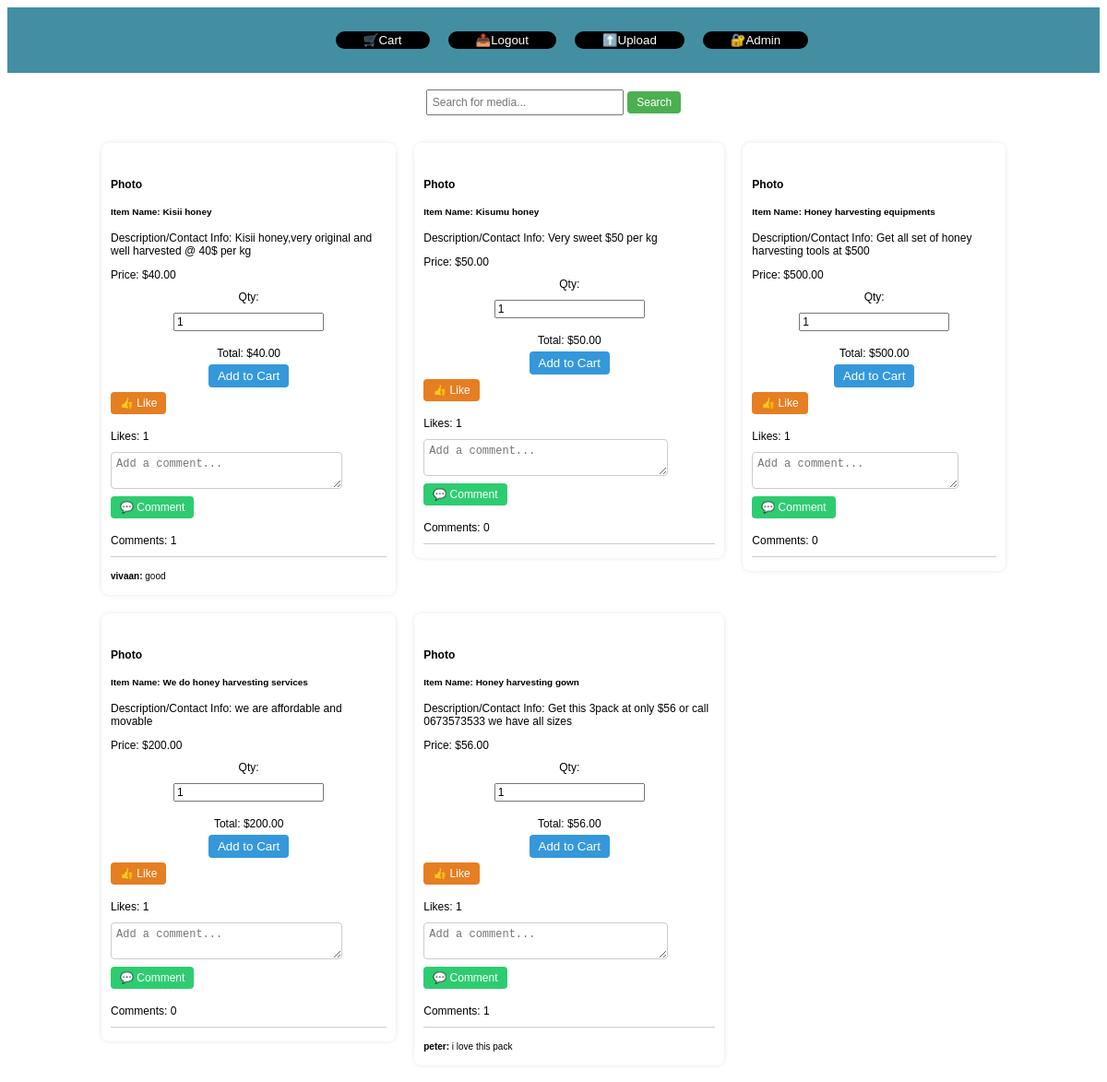
The page /gallery.php (signed in) on the database its author committed.
### tables this page shows
CREATE TABLE `media` (
  `media_id` int(11) NOT NULL,
  `user_id` int(11) DEFAULT NULL,
  `item_name` varchar(255) DEFAULT NULL,
  `media_type` enum('instrumental','photo','video') NOT NULL,
  `file_path` varchar(255) NOT NULL,
  `contact_info` text DEFAULT NULL,
  `created_at` timestamp NOT NULL DEFAULT current_timestamp(),
  `file_extension` varchar(255) NOT NULL,
  `price` decimal(10,2) NOT NULL DEFAULT 0.00
);

CREATE TABLE `comments` (
  `id` int(11) NOT NULL,
  `user_id` int(11) NOT NULL,
  `media_id` int(11) NOT NULL,
  `comment` text NOT NULL,
  `created_at` timestamp NOT NULL DEFAULT current_timestamp()
);

CREATE TABLE `users` (
  `id` int(11) NOT NULL,
  `username` varchar(255) NOT NULL,
  `email` varchar(255) NOT NULL,
  `password` varchar(255) NOT NULL,
  `date` timestamp NOT NULL DEFAULT current_timestamp() ON UPDATE current_timestamp(),
  `reset_token` varchar(255) NOT NULL,
  `role` varchar(255) NOT NULL DEFAULT 'user'
);

### gallery.php (the view, shortened to what this page needs)
<?php
$conn = new mysqli("localhost", "root", "", "beesbiz");
$search_query = "";
if (isset($_GET['search'])) {
    $search_query = $conn->real_escape_string($_GET['search']);
    $result = $conn->query("SELECT * FROM media WHERE media_type LIKE '%$search_query%' OR item_name LIKE '%$search_query%' OR price LIKE '%$search_query%'");
} else {
    $result = $conn->query("SELECT * FROM media");
}
$comments = [];
$likes = [];
$media_ids = [];
if ($result->num_rows > 0) {
    while ($row = $result->fetch_assoc()) {
        $media_ids[] = $row['media_id'];
    }
}
if (!empty($media_ids)) {
    $media_ids_str = implode(",", $media_ids);
    $comment_result = $conn->query("
        SELECT c.*, u.username
        FROM comments c
        JOIN users u ON c.user_id = u.id
        WHERE c.media_id IN ($media_ids_str)
    ");
    if ($comment_result->num_rows > 0) {
        while ($row = $comment_result->fetch_assoc()) {
            $comments[$row['media_id']][] = $row;
        }
    }
    $like_result = $conn->query("SELECT media_id, COUNT(*) as like_count FROM likes WHERE media_id IN ($media_ids_str) GROUP BY media_id");
    if ($like_result->num_rows > 0) {
        while ($row = $like_result->fetch_assoc()) {
            $likes[$row['media_id']] = $row['like_count'];
        }
    }
}
?>
<!DOCTYPE html>
<html lang="en">
<head>
</head>
<body>
<div class="menuicons4">
<ul>
    <li><a href="cart.php" class="cart">🛒Cart</a></li>
    <li><a href="logout.php" class="logout">📤Logout</a></li>
    <li><a href="upload_media.php" class="upload">⬆️Upload</a></li>
    <li><a href="admin_login.php" class="admin">🔐Admin</a></li>
 </ul>
</div>
<br>
<div class="search-form">
    <form method="GET" action="gallery.php">
        <input type="text" name="search" placeholder="Search for media..." value="<?php echo htmlspecialchars($search_query); ?>">
        <input type="submit" value="Search">
    </form>
</div>
<div class="container">
    <?php if ($result->num_rows > 0): ?>
        <table>
            <tr>
                <?php
                $counter = 0;
                $result->data_seek(0);
                while ($row = $result->fetch_assoc()):
                    if ($counter % 3 == 0 && $counter != 0) {
                        echo '</tr><tr>';
                    }
                    $counter++;
                ?>
                <td>
                    <div class="item">
                        <h6><?php echo ucfirst($row['media_type']); ?></h6>
                        <h5>Item Name: <?php echo htmlspecialchars($row['item_name']); ?></h5>
                        <p>Description/Contact Info: <?php echo htmlspecialchars($row['contact_info']); ?></p>
                        <p>Price: $<span id="price_<?php echo $row['media_id']; ?>"><?php echo htmlspecialchars($row['price']); ?></span></p>
                        <form class="cart-form" data-media-id="<?php echo $row['media_id']; ?>">
                            <label for="quantity_<?php echo $row['media_id']; ?>">Qty:</label>
                            <input type="number" id="quantity_<?php echo $row['media_id']; ?>" name="quantity" value="1" min="1">
                            <p>Total: $<span id="total_<?php echo $row['media_id']; ?>"><?php echo htmlspecialchars($row['price']); ?></span></p>
                            <input type="submit" value="Add to Cart">
                        </form>
                        <div>
                            <form action="like.php" method="post">
                                <input type="submit" class="like-btn" value="&#x1F44D; Like">
                            </form>
                            <p>Likes: <?php echo isset($likes[$row['media_id']]) ? htmlspecialchars($likes[$row['media_id']]) : 0; ?></p>
                        </div>
                        <div>
                            <form action="comment.php" method="post" class="comment-form">
                                <textarea name="comment" rows="2" placeholder="Add a comment..."></textarea>
                                <input type="submit" class="comment-btn" value="&#x1F4AC; Comment">
                            </form>
                            <p>Comments: <?php echo isset($comments[$row['media_id']]) ? count($comments[$row['media_id']]) : 0; ?></p>
                        </div>
                        <div class="scrollable-comments">
                            <?php if (isset($comments[$row['media_id']])): ?>
                                <?php foreach ($comments[$row['media_id']] as $comment): ?>
                                    <p><strong><?php echo htmlspecialchars($comment['username']); ?>:</strong> <?php echo htmlspecialchars($comment['comment']); ?></p>
                                <?php endforeach; ?>
                            <?php endif; ?>
                        </div>
                    </div>
                </td>
                <?php endwhile; ?>
            </tr>
        </table>
    <?php else: ?>
        <p>No media items found.</p>
    <?php endif; ?>
</div>
</body>
</html>

### gallery.php (style rules this page uses)
body { font-family: Verdana, sans-serif; }
.container { max-width: 1000px; margin: 0 auto; }
table { width: 100%; border-collapse: collapse; }
td { padding: 10px; vertical-align: top; }
.item { background-color: #fff; border-radius: 8px; box-shadow: 0 0 5px rgba(0, 0, 0, 0.1); padding: 10px; text-align: left; font-size: 12px; }
.item h6, .item p { font-size: 12px; margin-bottom: 5px; }
.search-form { margin-bottom: 20px; text-align: center; }
.search-form input[type="text"] { padding: 5px; font-size: 12px; width: 200px; }
.search-form input[type="submit"] { padding: 5px 10px; font-size: 12px; background-color: #4caf50; color: white; border: none; border-radius: 4px; cursor: pointer; }
.scrollable-comments { max-height: 100px; overflow-y: auto; margin-top: 10px; border-top: 1px solid #ccc; padding-top: 5px; text-align: left; }
.scrollable-comments p { font-size: 10px; margin-bottom: 5px; word-break: break-all; }
.scrollable-comments p strong { font-weight: bold; }
.cart-form { display: flex; flex-direction: column; align-items: center; }
.cart-form label, .cart-form input[type="number"] { margin: 5px 0; font-size: 12px; }
.cart-form input[type="submit"] { padding: 5px 10px; background-color: #3498db; color: white; border: none; border-radius: 4px; cursor: pointer; }
.like-btn, .comment-btn { padding: 5px 10px; font-size: 12px; color: white; border: none; border-radius: 4px; cursor: pointer; margin: 5px 0; }
.like-btn { background-color: #e67e22; }
.comment-btn { background-color: #9b59b6; }
.comment-form textarea { width: 80%; font-size: 12px; padding: 5px; margin-top: 5px; border: 1px solid #ccc; border-radius: 4px; }
.comment-form input[type="submit"] { padding: 5px 10px; background-color: #2ecc71; color: white; border: none; border-radius: 4px; cursor: pointer; margin-top: 5px; }
.menuicons4 { background-color:rgb(67, 143, 161); text-align: center; }
.menuicons4 ul { list-style: none; display: inline-flex; }
.menuicons4 ul li { background-color: black; color: white; margin: 10px; padding-top: 2px; padding-bottom: 2px; padding-right: 30px; padding-left: 30px; border-radius: 10px; font-size:smaller; }
.menuicons4 ul li a { text-decoration: none; color: white; }

### rows shown on the page
media: media_type "Photo", item_name "Kisii honey", contact_info "Kisii honey,very original and well harvested @ 40$ per kg", price "40.00", media_id "1"
comments: user.username "vivaan", comment "good"
media: media_type "Photo", item_name "Kisumu honey", contact_info "Very sweet $50 per kg", price "50.00", media_id "1"
media: media_type "Photo", item_name "Honey harvesting equipments", contact_info "Get all set of honey harvesting tools at $500", price "500.00", media_id "1"
media: media_type "Photo", item_name "We do honey harvesting services", contact_info "we are affordable and movable", price "200.00", media_id "1"
media: media_type "Photo", item_name "Honey harvesting gown", contact_info "Get this 3pack at only $56 or call 0673573533 we have all sizes", price "56.00", media_id "1"
comments: user.username "peter", comment "i love this pack"
